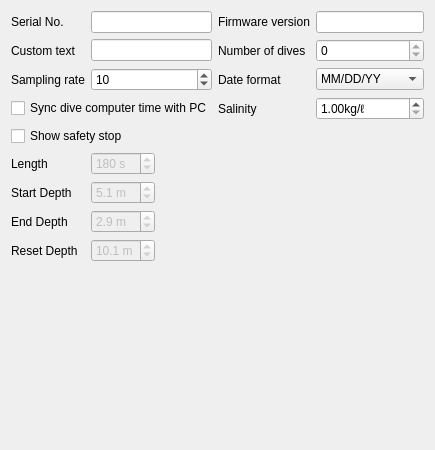
          <widget class="QWidget" name="basicSettings3">
           <attribute name="title">
            <string>Basic settings</string>
           </attribute>
           <layout class="QGridLayout" name="gridLayout_4">
            <item row="0" column="0" colspan="2">
             <widget class="QLabel">
              <property name="text">
               <string>Serial No.</string>
              </property>
              <property name="buddy">
               <cstring>serialNoLineEdit</cstring>
              </property>
             </widget>
            </item>
            <item row="6" column="0">
             <widget class="QLabel">
              <property name="text">
               <string>Length</string>
              </property>
             </widget>
            </item>
            <item row="0" column="6">
             <widget class="QLineEdit" name="firmwareVersionLineEdit_3">
              <property name="readOnly">
               <bool>true</bool>
              </property>
             </widget>
            </item>
            <item row="0" column="2" colspan="2">
             <widget class="QLineEdit" name="serialNoLineEdit_3">
              <property name="sizePolicy">
               <sizepolicy hsizetype="Expanding" vsizetype="Fixed">
                <horstretch>1</horstretch>
                <verstretch>0</verstretch>
               </sizepolicy>
              </property>
              <property name="readOnly">
               <bool>true</bool>
              </property>
             </widget>
            </item>
            <item row="0" column="5">
             <widget class="QLabel">
              <property name="text">
               <string>Firmware version</string>
              </property>
              <property name="buddy">
               <cstring>firmwareVersionLineEdit_3</cstring>
              </property>
             </widget>
            </item>
            <item row="1" column="0" colspan="2">
             <widget class="QLabel">
              <property name="text">
               <string>Custom text</string>
              </property>
              <property name="buddy">
               <cstring>customTextLlineEdit_3</cstring>
              </property>
             </widget>
            </item>
            <item row="1" column="2" colspan="2">
             <widget class="QLineEdit" name="customTextLlineEdit_3">
              <property name="sizePolicy">
               <sizepolicy hsizetype="Expanding" vsizetype="Fixed">
                <horstretch>1</horstretch>
                <verstretch>0</verstretch>
               </sizepolicy>
              </property>
              <property name="maxLength">
               <number>23</number>
              </property>
             </widget>
            </item>
            <item row="1" column="5">
             <widget class="QLabel">
              <property name="text">
               <string>Number of dives</string>
              </property>
             </widget>
            </item>
            <item row="4" column="0" rowspan="2" colspan="4">
             <widget class="QCheckBox" name="safetyStopCheckBox_3">
              <property name="text">
               <string>Show safety stop</string>
              </property>
             </widget>
            </item>
            <item row="1" column="6">
             <widget class="QSpinBox" name="numberOfDivesSpinBox_3">
              <property name="readOnly">
               <bool>true</bool>
              </property>
             </widget>
            </item>
            <item row="2" column="0" colspan="2">
             <widget class="QLabel">
              <property name="text">
               <string>Sampling rate</string>
              </property>
              <property name="buddy">
               <cstring>samplingRateComboBox</cstring>
              </property>
             </widget>
            </item>
            <item row="2" column="2" colspan="2">
             <widget class="QSpinBox" name="samplingRateSpinBox_3">
              <property name="minimumSize">
               <size>
                <width>0</width>
                <height>0</height>
               </size>
              </property>
              <property name="minimum">
               <number>1</number>
              </property>
              <property name="maximum">
               <number>120</number>
              </property>
              <property name="value">
               <number>10</number>
              </property>
             </widget>
            </item>
            <item row="2" column="5">
             <widget class="QLabel">
              <property name="text">
               <string>Date format</string>
              </property>
              <property name="buddy">
               <cstring>dateFormatComboBox</cstring>
              </property>
             </widget>
            </item>
            <item row="2" column="6">
             <widget class="QComboBox" name="dateFormatComboBox_3">
              <item>
               <property name="text">
                <string>MM/DD/YY</string>
               </property>
              </item>
              <item>
               <property name="text">
                <string>DD/MM/YY</string>
               </property>
              </item>
              <item>
               <property name="text">
                <string>YY/MM/DD</string>
               </property>
              </item>
             </widget>
            </item>
            <item row="3" column="0" colspan="4">
             <widget class="QCheckBox" name="dateTimeSyncCheckBox_3">
              <property name="text">
               <string>Sync dive computer time with PC</string>
              </property>
             </widget>
            </item>
            <item row="3" column="5">
             <widget class="QLabel">
              <property name="text">
               <string>Salinity</string>
              </property>
              <property name="buddy">
               <cstring>salinitySpinBox</cstring>
              </property>
             </widget>
            </item>
            <item row="3" column="6">
             <widget class="QDoubleSpinBox" name="salinityDoubleSpinBox_3">
              <property name="suffix">
               <string>kg/ℓ</string>
              </property>
              <property name="minimum">
               <double>1.000000000000000</double>
              </property>
              <property name="maximum">
               <double>1.040000000000000</double>
              </property>
              <property name="singleStep">
               <double>0.010000000000000</double>
              </property>
             </widget>
            </item>
            <item row="10" column="3">
             <spacer>
              <property name="orientation">
               <enum>Qt::Vertical</enum>
              </property>
              <property name="sizeHint" stdset="0">
               <size>
                <width>20</width>
                <height>177</height>
               </size>
              </property>
             </spacer>
            </item>
            <item row="7" column="0">
             <widget class="QLabel">
              <property name="text">
               <string>Start Depth</string>
              </property>
             </widget>
            </item>
            <item row="8" column="0">
             <widget class="QLabel">
              <property name="text">
               <string>End Depth</string>
              </property>
             </widget>
            </item>
            <item row="9" column="0">
             <widget class="QLabel">
              <property name="text">
               <string>Reset Depth</string>
              </property>
             </widget>
            </item>
            <item row="6" column="2">
             <widget class="QSpinBox" name="safetyStopLengthSpinBox_3">
              <property name="enabled">
               <bool>false</bool>
              </property>
              <property name="suffix">
               <string> s</string>
              </property>
              <property name="minimum">
               <number>10</number>
              </property>
              <property name="maximum">
               <number>250</number>
              </property>
              <property name="value">
               <number>180</number>
              </property>
             </widget>
            </item>
            <item row="7" column="2">
             <widget class="QDoubleSpinBox" name="safetyStopStartDepthDoubleSpinBox_3">
              <property name="enabled">
               <bool>false</bool>
              </property>
              <property name="suffix">
               <string> m</string>
              </property>
              <property name="decimals">
               <number>1</number>
              </property>
              <property name="minimum">
               <double>3.000000000000000</double>
              </property>
              <property name="maximum">
               <double>6.500000000000000</double>
              </property>
              <property name="singleStep">
               <double>0.100000000000000</double>
              </property>
              <property name="value">
               <double>5.100000000000000</double>
              </property>
             </widget>
            </item>
            <item row="8" column="2">
             <widget class="QDoubleSpinBox" name="safetyStopEndDepthDoubleSpinBox_3">
              <property name="enabled">
               <bool>false</bool>
              </property>
              <property name="suffix">
               <string> m</string>
              </property>
              <property name="decimals">
               <number>1</number>
              </property>
              <property name="minimum">
               <double>2.500000000000000</double>
              </property>
              <property name="maximum">
               <double>5.000000000000000</double>
              </property>
              <property name="value">
               <double>2.900000000000000</double>
              </property>
             </widget>
            </item>
            <item row="9" column="2">
             <widget class="QDoubleSpinBox" name="safetyStopResetDepthDoubleSpinBox_3">
              <property name="enabled">
               <bool>false</bool>
              </property>
              <property name="suffix">
               <string> m</string>
              </property>
              <property name="decimals">
               <number>1</number>
              </property>
              <property name="minimum">
               <double>7.500000000000000</double>
              </property>
              <property name="maximum">
               <double>20.100000000000001</double>
              </property>
              <property name="value">
               <double>10.100000000000000</double>
              </property>
             </widget>
            </item>
           </layout>
          </widget>
